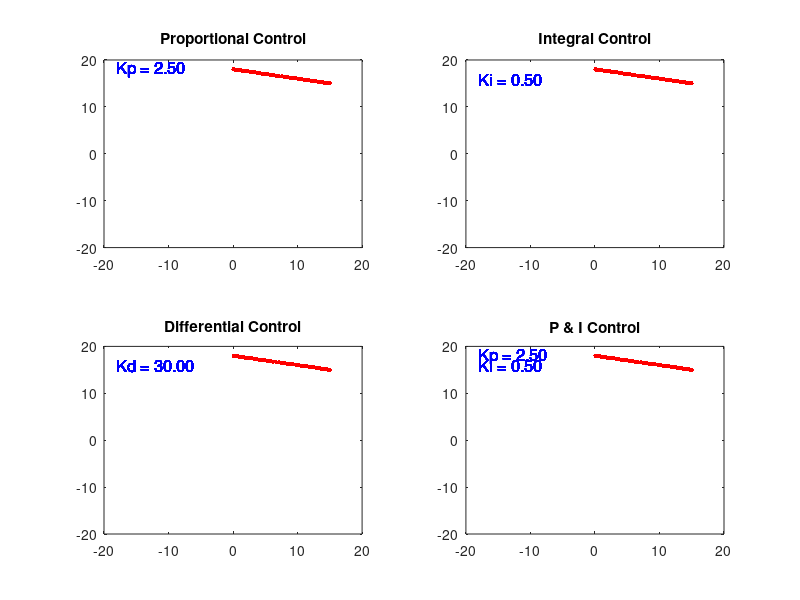
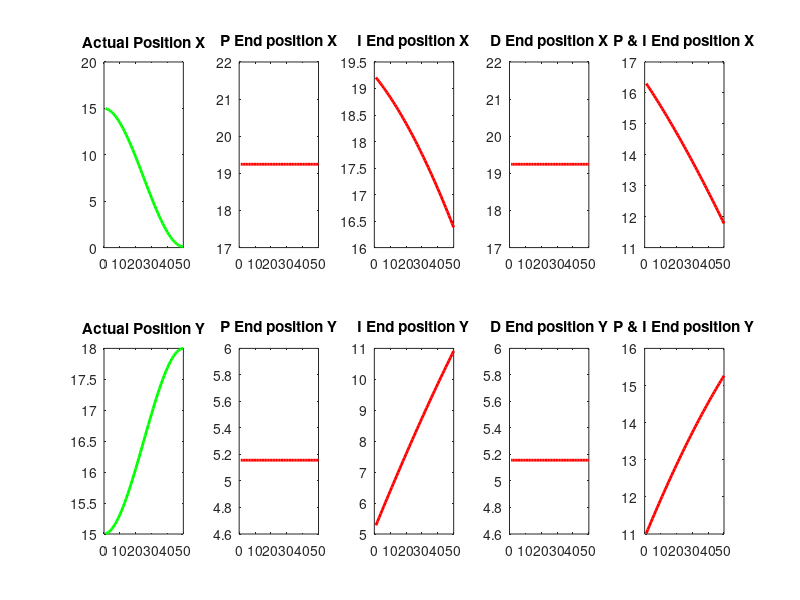
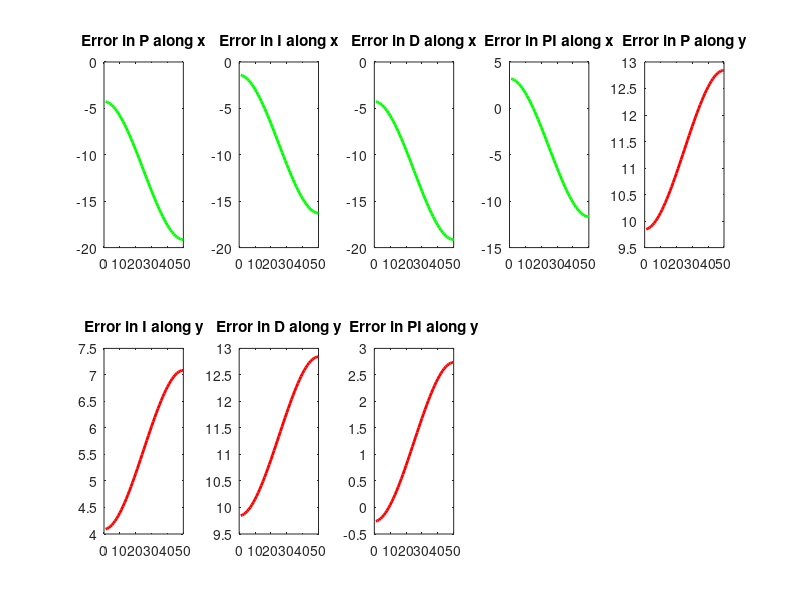
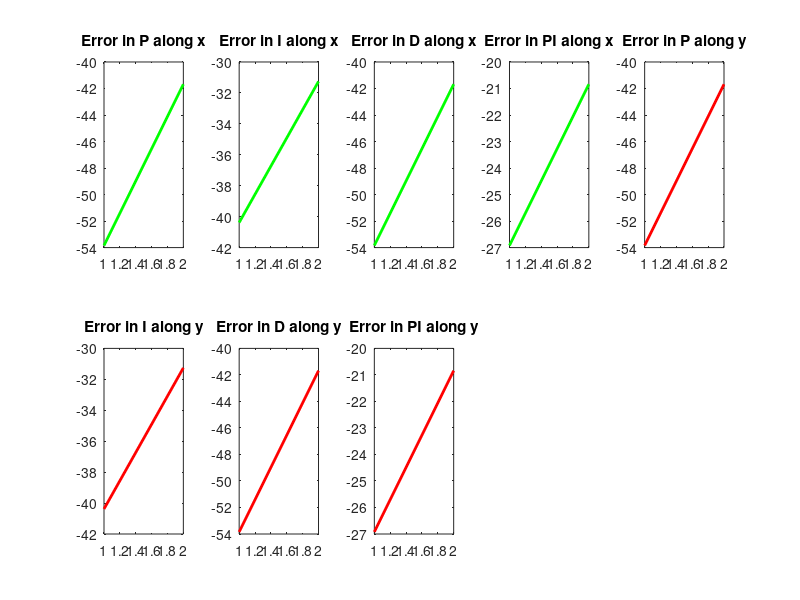

Write MATLAB code to recreate these figures, in order.
clc;
clear all;
xx = 1;
yy = 1;
L1 = 10;
L2 = 10;

Kp = 2.5;
i_error = 0;
K_i = 0.5;
K_d =30;
q = [10;10];
dt = 0.1;

for t = 0.1:0.1:5
    tf = 5;
    T_f =  [1 0 0 0;1 tf tf^2 tf^3;0 1 0 0;0 1 2*tf 3*tf^2];  % Time period of trajectory movement

    D_x = [15;0.1;0;0];  % Initial & final x position of manipulator
    D_y = [15;18;0;0];  % Initial & final y position of manipulator

    A_x = inv(T_f) * D_x;
    A_y = inv(T_f) * D_y;

    X = A_x(1) + A_x(2)*t + A_x(3)*(t^2) + A_x(4)*(t^3);  % X = a0 + a1*t + a2(t^2) + a3*(t^3) + a4*(t^4);
    Y = A_y(1) + A_y(2)*t + A_y(3)*(t^2) + A_y(4)*(t^3);  % Y = a0 + a1*t + a2(t^2) + a3*(t^3) + a4*(t^4);
    Trajectx(1,xx) = X;
    Trajecty(1,xx) = Y;
    
    X_d = A_x(2) + 2*A_x(3)*t + 3*A_x(4)*(t^2);
    Y_d = A_y(2) + 2*A_y(3)*t + 3*A_y(4)*(t^2);
    
    Linear_velocity = [X_d;Y_d];
    q2 = acosd((X^2+Y^2-L1^2-L2^2)/(2*L1*L2));
    q1 = atand(Y/X) - atand (L2 *sind(q2)/(L1+(L2*cosd(q2))));
    qd_1 = [q1;q2];
    xx = xx+1;
end

for i = 0.1:0.1:5  
    % To find Jacobian matrix 
    J = [-L1*sind(q1)-L2*sind(q1+q2) -L2*sind(q1+q2);
          L1*cosd(q1)+L1*cosd(q1+q2) L2*cosd(q1+q2)];
    q_d = inv(J)*Linear_velocity;

    % Calculate errors
    q_error = qd_1 - q;
    i_error = i_error + (q_error*0.1);
    d_error = -q_d;

    Feed_forward_P = (q_d) %+ Kp*q_error;        
    Feed_forward_I = K_i * i_error;
    Feed_forward_D = K_d*d_error;
    Feed_forward_PI = Kp*q_error + K_i* i_error;

    q = (Feed_forward_P * dt)+q;
    I = (Feed_forward_I*dt)+q;
    D = (Feed_forward_D*dt)+q;
    P_I = (Feed_forward_PI*dt)+q;

    Final_theta_q = q;
    Final_theta_I = I;
    Final_theta_D = D;
    Final_theta_PI = P_I;

    P_linkx = L1 * cosd(q(1));
    P_linky = L1 * sind(q(1));
    P_End_Effectorx = L1*cosd(q(1))+L2*cosd(q(1)+q(2));
    P_End_Effectory = L1*sind(q(1))+L2*sind(q(1)+q(2));

    I_linkx = L1 * cosd(I(1));
    I_linky = L1 * sind(I(1));
    I_End_Effectorx = L1*cosd(I(1))+L2*cosd(I(1)+I(2));
    I_End_Effectory = L1*sind(I(1))+L2*sind(I(1)+I(2));

    D_linkx = L1 * cosd(D(1));
    D_linky = L1 * sind(D(1));
    D_End_Effectorx = L1*cosd(D(1))+L2*cosd(D(1)+D(2));
    D_End_Effectory = L1*sind(D(1))+L2*sind(D(1)+D(2));

    P_I_linkx = L1 * cosd(P_I(1));
    P_I_linky = L1 * sind(P_I(1));
    P_I_End_Effectorx = L1*cosd(P_I(1))+L2*cosd(P_I(1)+P_I(2));
    P_I_End_Effectory = L1*sind(P_I(1))+L2*sind(P_I(1)+P_I(2));

    subplot(2,2,1)
    axis([-20 20 -20 20]);
    plot (Trajectx(1,:),Trajecty(1,:),'.','MarkerSize',10,'Color','r')
    hold on;
    KK = plot([0, P_linkx, P_End_Effectorx], [0, P_linky, P_End_Effectory], '-o', 'LineWidth', 2);
    title('Proportional Control');
    text(-18, 18, sprintf('Kp = %.2f', Kp), 'FontSize', 12, 'Color', 'b');

    subplot(2,2,2)
    axis([-20 20 -20 20]);
    plot (Trajectx,Trajecty,'.','MarkerSize',10,'Color','r')
    hold on;
    MM = plot([0, I_linkx, I_End_Effectorx], [0, I_linky, I_End_Effectory], '-o', 'LineWidth', 2);
    title('Integral Control');
    text(-18, 16, sprintf('Ki = %.2f', K_i), 'FontSize', 12, 'Color', 'b');

    subplot(2,2,3)
    axis([-20 20 -20 20]);
    plot (Trajectx,Trajecty,'.','MarkerSize',10,'Color','r')
    hold on;
    NN = plot([0, D_linkx, D_End_Effectorx], [0, D_linky, D_End_Effectory], '-o', 'LineWidth', 2);
    title('Differential Control');
    text(-18, 16, sprintf('Kd = %.2f', K_d), 'FontSize', 12, 'Color', 'b');

    subplot(2,2,4)
    axis([-20 20 -20 20]);
    plot (Trajectx,Trajecty,'.','MarkerSize',10,'Color','r')
    hold on;
    LL = plot([0, P_I_linkx, P_I_End_Effectorx], [0, P_I_linky, P_I_End_Effectory], '-o', 'LineWidth', 2);
    title('P & I Control');
    text(-18, 16, sprintf('Ki = %.2f', K_i), 'FontSize', 12, 'Color', 'b');
    text(-18, 18, sprintf('Kp = %.2f', Kp), 'FontSize', 12, 'Color', 'b');

    pause(0.01);
    delete(KK);
    delete(LL);
    delete(MM);
    delete(NN);

    % Store errors
    Traject3(1,yy) = real(P_End_Effectorx);
    Traject3(2,yy) = real(P_End_Effectory);
    Traject3(3,yy) = real(I_End_Effectorx);
    Traject3(4,yy) = real(I_End_Effectory);
    Traject3(5,yy) = real(D_End_Effectorx);
    Traject3(6,yy) = real(D_End_Effectory);
    Traject3(7,yy) = real(P_I_End_Effectorx);
    Traject3(8,yy) = real(P_I_End_Effectory);    
 
    yy = yy+1;
end

% Plot errors
figure;
subplot(2,5,1)
axis([-20 20 -20 20]);
plot(Trajectx(1,:),'g','LineWidth',2);
title('Actual Position X');
subplot(2,5,2);
axis([-20 20 -20 20]);
plot(Traject3(1,:),'r','LineWidth',2);
title('P End position X');

subplot(2,5,6)
axis([-20 20 -20 20]);
plot(Trajecty(1,:),'g','LineWidth',2);
title('Actual Position Y');
subplot(2,5,7);
axis([-20 20 -20 20]);
plot(Traject3(2,:),'r','LineWidth',2);
title('P End position Y');

subplot(2,5,4)
axis([-20 20 -20 20]);
plot(Traject3(5,:),'r','LineWidth',2);
title('D End position X');
subplot(2,5,9);
axis([-20 20 -20 20]);
plot(Traject3(6,:),'r','LineWidth',2);
title('D End position Y');

subplot(2,5,3)
axis([-20 20 -20 20]);
plot(Traject3(3,:),'r','LineWidth',2);
title('I End position X');
subplot(2,5,8);
axis([-20 20 -20 20]);
plot(Traject3(4,:),'r','LineWidth',2);
title('I End position Y');

subplot(2,5,5)
axis([-20 20 -20 20]);
plot(Traject3(7,:),'r','LineWidth',2);
title('P & I End position X');
subplot(2,5,10);
axis([-20 20 -20 20]);
plot(Traject3(8,:),'r','LineWidth',2);
title('P & I End position Y');

    E_Px = Trajectx - real(P_End_Effectorx);
    E_Py = Trajecty - real(P_End_Effectory);
    E_Ix = Trajectx - real(I_End_Effectorx);
    E_Iy = Trajecty - real(I_End_Effectory);
    E_Dx = Trajectx - real(D_End_Effectorx);
    E_Dy = Trajecty - real(D_End_Effectory);
    E_PIx = Trajectx - real(P_I_End_Effectorx);
    E_PIy = Trajecty - real(P_I_End_Effectory);    

    % Plot errors
figure;
subplot(2,5,1)
axis([-20 20 -20 20]);
plot(E_Px(1,:),'g','LineWidth',2);
title('Error in P along x');
subplot(2,5,5);
axis([-20 20 -20 20]);
plot(E_Py(1,:),'r','LineWidth',2);
title('Error in P along y');

subplot(2,5,2)
axis([-20 20 -20 20]);
plot(E_Ix(1,:),'g','LineWidth',2);
title('Error in I along x');
subplot(2,5,6);
axis([-20 20 -20 20]);
plot(E_Iy(1,:),'r','LineWidth',2);
title('Error in I along y');

subplot(2,5,3)
axis([-20 20 -20 20]);
plot(E_Dx(1,:),'g','LineWidth',2);
title('Error in D along x');
subplot(2,5,7);
axis([-20 20 -20 20]);
plot(E_Dy(1,:),'r','LineWidth',2);
title('Error in D along y');

subplot(2,5,4)
axis([-20 20 -20 20]);
plot(E_PIx(1,:),'g','LineWidth',2);
title('Error in PI along x');
subplot(2,5,8);
axis([-20 20 -20 20]);
plot(E_PIy(1,:),'r','LineWidth',2);
title('Error in PI along y');

    E_P = Final_theta_q - qd_1;
    P_Errorx = E_P(1);
    P_Errory = E_P(2);
    E_I = Final_theta_I - qd_1;
    P_Errorx = E_I(1);
    P_Errory = E_I(2);
    E_D = Final_theta_D - qd_1; 
    P_Errorx = E_D(1);
    P_Errory = E_D(2);
    E_PI = Final_theta_PI - qd_1; 
    P_Errorx = E_PI(1);
    P_Errory = E_PI(2);
    % Plot errors
figure;
subplot(2,5,1)
axis([-20 20 -20 20]);
plot(E_P,'g','LineWidth',2);
title('Error in P along x');
subplot(2,5,5);
axis([-20 20 -20 20]);
plot(E_P,'r','LineWidth',2);
title('Error in P along y');

subplot(2,5,2)
axis([-20 20 -20 20]);
plot(E_I,'g','LineWidth',2);
title('Error in I along x');
subplot(2,5,6);
axis([-20 20 -20 20]);
plot(E_I,'r','LineWidth',2);
title('Error in I along y');

subplot(2,5,3)
axis([-20 20 -20 20]);
plot(E_D,'g','LineWidth',2);
title('Error in D along x');
subplot(2,5,7);
axis([-20 20 -20 20]);
plot(E_D,'r','LineWidth',2);
title('Error in D along y');

subplot(2,5,4)
axis([-20 20 -20 20]);
plot(E_PI,'g','LineWidth',2);
title('Error in PI along x');
subplot(2,5,8);
axis([-20 20 -20 20]);
plot(E_PI,'r','LineWidth',2);
title('Error in PI along y');
